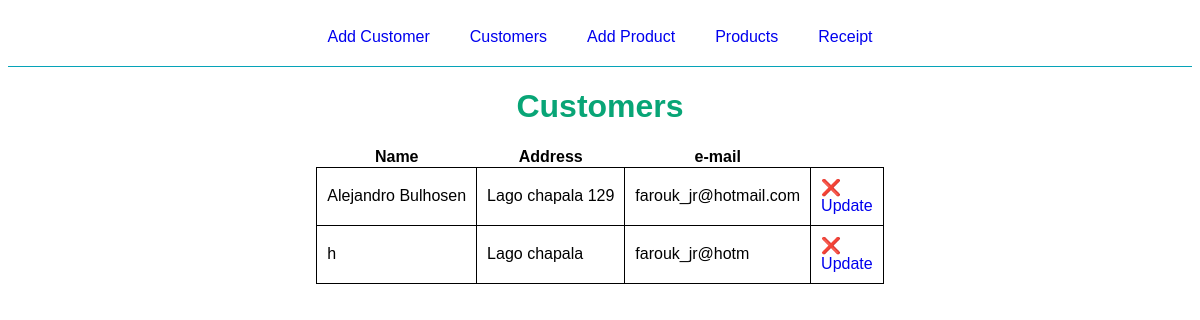
The app's page /customer/customers with its own data.
### flaskr/models/customer/__init__.py (models this page shows, shortened)
class Customer(db.Model):
    id = Column(Integer, primary_key=True)
    name = Column(String(100), unique=True, nullable=False)
    address = Column(String(150), unique=True, nullable=False)
    email = Column(String(50), unique=True, nullable=False)
    def get_all():
        return Customer.query.all()

### flaskr/views/customer.py (the view)
@bp.route('/customers')
def customers():
    customers = Customer.get_all()
    return render_template(
        "customer/customers.html",
        customers=customers,
        heads=customer_heads
    )

### flaskr/templates/customer/customers.html (shortened to what this page needs)
{% extends 'base.html' %}
{% block content %}
<div class="title-container">
    <h1 class="title">Customers</h1>
</div>
<table class="customers">
    <tr>
        <th>Name</th>
        <th>Address</th>
        <th>e-mail</th>
      </tr>
    {% for customer in customers %}
    <tr>
        {% for head in heads %}
        <td>
            {{ customer[head] }}
        </td>
        {% endfor %}
        <td>
            <a href="{{ url_for('customer.delete', customer_id=customer.id) }}">❌</a>
            <br>
            <a href="{{ url_for('customer.update', customer_id=customer.id) }}">Update</a>
        </td>
    </tr>
    {% endfor %}
</table>
{% endblock %}

### flaskr/templates/base.html (shortened to what this page needs)
<html lang="en">
<head>
    <link rel="stylesheet" href="{{ url_for('static', filename='style.css') }}">
</head>
<nav>
    <div >
        <a href="{{ url_for('customer.add') }}">Add Customer</a>
    </div>
    <div>
        <a href="{{ url_for('customer.customers') }}">Customers</a>
    </div>
    <div >
        <a href="{{ url_for('product.add') }}">Add Product</a>
    </div>
    <div>
        <a href="{{ url_for('product.products') }}">Products</a>
    </div>
    <div>
        <a href="{{ url_for('receipt.receipt') }}">Receipt</a>
    </div>
</nav>
<body>
    {% block content %}
    {% endblock %}
</body>
</html>

### flaskr/static/style.css (style rules this page uses)
* { font-family: Verdana, Geneva, Tahoma, sans-serif; }
.title { font-family: Verdana, Geneva, Tahoma, sans-serif; color: rgb(8, 165, 118) }
.title-container, .add, .update { display: flex; justify-content: center; flex-direction: column; align-items: center; }
nav { display: flex; flex-direction: row; justify-content: center; border-bottom: 1px solid rgb(6, 163, 184); }
nav div { margin: 20px }
nav a { text-decoration: none; }
.customers, .products { display: grid; justify-content: center; border-collapse: collapse; }
td { border: 1px solid black; border-collapse: collapse; padding: 10px; }
a { text-decoration: none; }

### records on screen
Customer: name "Alejandro Bulhosen" "Lago chapala 129" "farouk_jr@hotmail.com"
Customer: name "h" "Lago chapala" "farouk_jr@hotm"
